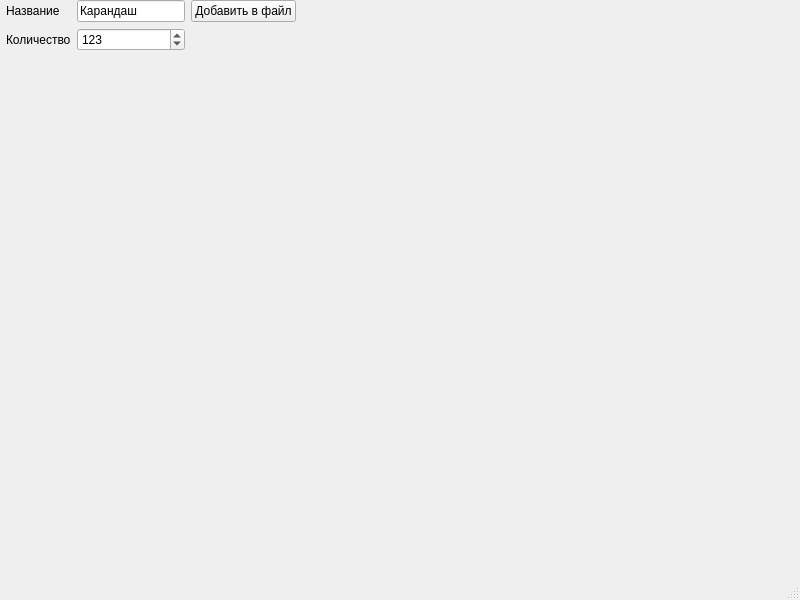
<?xml version="1.0" encoding="UTF-8"?>
<ui version="4.0">
 <class>MainWindow</class>
 <widget class="QMainWindow" name="MainWindow">
  <property name="geometry">
   <rect>
    <x>0</x>
    <y>0</y>
    <width>800</width>
    <height>600</height>
   </rect>
  </property>
  <property name="windowTitle">
   <string>MainWindow</string>
  </property>
  <widget class="QWidget" name="centralwidget">
   <widget class="QWidget" name="gridLayoutWidget">
    <property name="geometry">
     <rect>
      <x>0</x>
      <y>0</y>
      <width>801</width>
      <height>141</height>
     </rect>
    </property>
    <layout class="QGridLayout" name="grlAddTools">
     <property name="sizeConstraint">
      <enum>QLayout::SetFixedSize</enum>
     </property>
     <property name="leftMargin">
      <number>6</number>
     </property>
     <property name="rightMargin">
      <number>6</number>
     </property>
     <item row="1" column="1">
      <widget class="QSpinBox" name="spbCount">
       <property name="minimum">
        <number>1</number>
       </property>
       <property name="maximum">
        <number>1000</number>
       </property>
       <property name="value">
        <number>123</number>
       </property>
      </widget>
     </item>
     <item row="0" column="0">
      <widget class="QLabel" name="lblName">
       <property name="text">
        <string>Название</string>
       </property>
      </widget>
     </item>
     <item row="1" column="0">
      <widget class="QLabel" name="lblCount">
       <property name="text">
        <string>Количество</string>
       </property>
      </widget>
     </item>
     <item row="0" column="2">
      <widget class="QPushButton" name="pbtAddToFile">
       <property name="text">
        <string>Добавить в файл</string>
       </property>
      </widget>
     </item>
     <item row="0" column="1">
      <widget class="QLineEdit" name="lneName">
       <property name="text">
        <string>Карандаш</string>
       </property>
      </widget>
     </item>
    </layout>
   </widget>
  </widget>
  <widget class="QMenuBar" name="menubar">
   <property name="geometry">
    <rect>
     <x>0</x>
     <y>0</y>
     <width>800</width>
     <height>20</height>
    </rect>
   </property>
  </widget>
  <widget class="QStatusBar" name="statusbar"/>
 </widget>
 <resources/>
 <connections/>
</ui>
